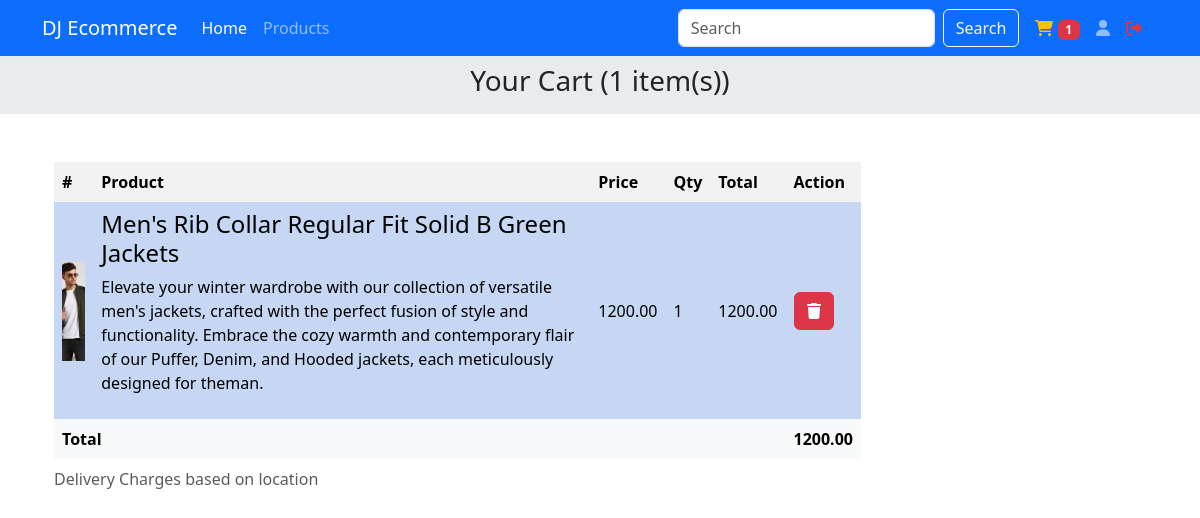
Page /cart/show (signed in) on the committed database.
### cart/models.py (models this page shows)
class CartItem(models.Model):
    cart = models.ForeignKey(Cart, on_delete=models.CASCADE)
    product= models.ForeignKey(Product, on_delete=models.CASCADE)
    quantity = models.PositiveBigIntegerField(default = 1)
    def total_price(self):
        return self.product.price * self.quantity

### products/models.py (models this page shows)
class Product(models.Model):
    title = models.CharField(max_length = 244)
    brand = models.CharField(max_length = 255, default="N/A")
    category = models.ForeignKey(Category, on_delete = models.DO_NOTHING)
    price = models.DecimalField(max_digits=10, decimal_places=2)
    seller = models.ForeignKey(User, on_delete=models.CASCADE)
    description = models.TextField()
    image= models.ImageField(upload_to='product/')
    slug = models.SlugField(max_length= 255, unique= True)
    created_at = models.DateTimeField(auto_now_add = True)
    updated_at = models.DateTimeField(auto_now = True)

### cart/views.py (the view)
# urls.py: path('show', views.show_cart, name='show_cart'),
@login_required
def show_cart(request):
    cart = Cart.objects.get(user=request.user)
    cart_items = cart.cartitem_set.all()
    total_price = 0
    for item in cart_items:
        total_price += item.product.price * item.quantity
    return render(request, 'cart/show.html', {
        'cart_items': cart_items,
        'total_price': total_price,
    })

### cart/templatetags/cart_tags.py (called while the page is built)
@register.simple_tag(takes_context=True)
def cart_item_count(context):
    request = context['request']
    if 'cart' in request.session:
        return request.session['cart']
    else:
        cart = Cart.objects.filter(user=request.user).first()
        if cart:
            no_of_items = cart.cartitem_set.count()
            request.session['cart'] = no_of_items
            return no_of_items
        return 0

### templates/cart/show.html (shortened to what this page needs)
{% extends 'layout/base.html' %}
{% load static %}
{% load crispy_forms_tags %}
{% block content %}
<div class="container-fluid bg-body-secondary p-2 text-center">
    <h3>
        Your Cart ({{request.session.cart}} item(s))
    </h3>
</div>
<div class="container py-5">
    <div class="row">
        <div class="col-md-9 mx-auto">
            <div class="container">
                <div class="row">
                    <div class="table-responsive">
                        <table class="table table-striped table-hover table-borderless align-middle">
                            <thead class="table-light">
                                <caption>
                                    Delivery Charges based on location
                                </caption>
                                <tr>
                                    <th>#</th>
                                    <th>Product</th>
                                    <th>Price</th>
                                    <th>Qty</th>
                                    <th>Total</th>
                                    <th>Action</th>
                                </tr>
                            </thead>
                            <tbody class="table-group-divider">
                                {% for item in cart_items %}
                                <tr class="table-primary">
                                    <td scope="row">
                                        <img src="{{item.product.image.url}}" alt="product" class="img-fluid"
                                            style="height: 100px; object-fit: cover;">
                                    </td>
                                    <td>
                                        <h4>{{item.product.title}}</h4>
                                        <p>{{item.product.description}}</p>
                                    </td>
                                    <td>
                                        <div class="d-flex justify-content-between">
                                            {{item.product.price}}
                                        </div>
                                    </td>
                                    <td>
                                        <div class="d-flex justify-content-between">
                                            {{item.quantity}}
                                        </div>
                                    </td>
                                    <td>
                                        <div class="d-flex justify-content-between">
                                            {{item.total_price}}
                                        </div>
                                    </td>
                                    <td>
                                        <a class="btn btn-danger" href="{% url 'remove_product' item.product.slug %}">
                                            <i class="fas fa-trash"></i>
                                        </a>
                                    </td>
                                </tr>
                                {% empty %}
                                <tr class="table-primary">
                                    <td scope="row">No item in cart</td>
                                    <td></td>
                                    <td></td>
                                </tr>
                                {% endfor %}
                            </tbody>
                            <tfoot>
                                <tr class="table-light fw-bolder">
                                    <td colspan="5">Total</td>
                                    <td >{{total_price}}</td>
                                </tr>
                            </tfoot>
                        </table>
                    </div>
                </div>
            </div>
        </div>
        <div class="col-md-3">
        </div>
    </div>
</div>
{% endblock content %}

### rows in the picture
CartItem: product.image (picture), product "Men's Rib Collar Regular Fit Solid B Green Jackets", product.description "Elevate your winter wardrobe with our collection of versatile men's jackets, crafted with the perfect fusion of style and functionality. Embrace the cozy warmth and contemporary flair of our Puffer, Denim, and Hooded jackets, each meticulously designed for theman.", product.price "1200.00", quantity "1", total_price "1200.00"

### other values in the picture
{{ item_count }} "1"
{{ request.session.cart }} "1"
{{ total_price }} "1200.00"
